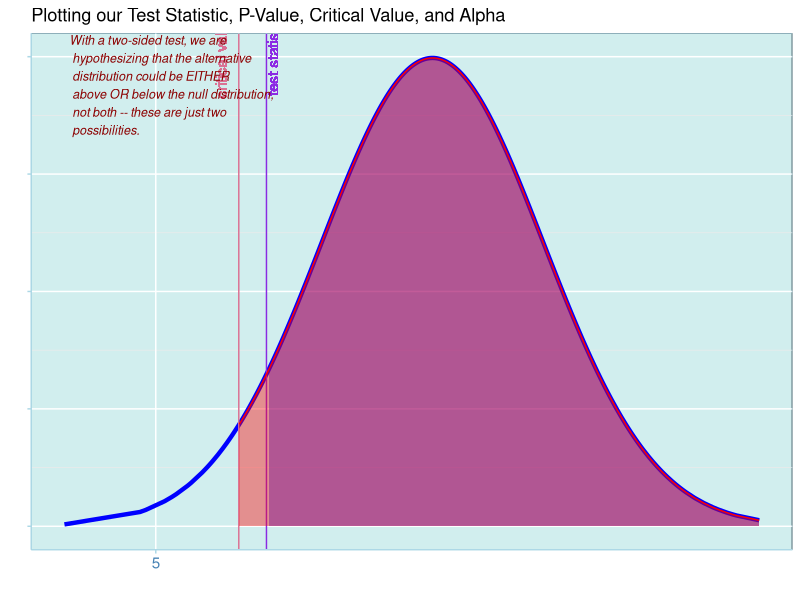

This figure's R source: (Note: this script raises an error after producing the figure.)
library(tidyverse)
library(dplyr)
library(grid)

nullvals <- rnorm(1000, 10, 2)
nulldens <- dnorm(nullvals, 10, 2)

nulldist <- data.frame(vals = nullvals, dens = nulldens)

altlessvals <- rnorm(1000, 2, 2)
altlessdens <- dnorm(altlessvals, 2, 2)
altlessdist <- data.frame(vals = altlessvals, dens = altlessdens)

altmorevals <- rnorm(1000, 8, 2)
altmoredens <- dnorm(altmorevals, 8, 2)
altmoredist <- data.frame(vals = altmorevals, dens = altmoredens)

plotdata <- data.frame(nullvals = nulldist$vals, nulldens = nulldist$dens, altlessvals = altlessdist$vals, altlessdens = altlessdist$dens, altmorevals = altmoredist$vals, altmoredens = altmoredist$dens)


theme_bluewhite <- function (base_size = 11, base_family = "") {
  theme_bw() %+replace% 
    theme(
      panel.grid.major  = element_line(color = "white"),
      panel.background = element_rect(fill = "lightcyan2"),
      panel.border = element_rect(color = "lightblue", fill = NA),
      axis.line = element_line(color = "lightblue"),
      axis.ticks = element_line(color = "lightblue"),
      axis.text = element_text(color = "steelblue")
    )
}

funcShaded <- function(x){
  y <- dnorm(x, mean = 5, sd = 2)
  y[x < 6.5] <- NA
  return(y)
}

funcShaded2 <- function(x){
  y <- dnorm(x, mean = 5, sd = 2)
  y[x < 7] <- NA
  return(y)
}
grob <- grobTree(textGrob("With a two-sided test, we are \n hypothesizing that the alternative \n distribution could be EITHER \n above OR below the null distribution, \n not both -- these are just two \n possibilities.", x=0.05,  y=0.90, hjust=0,
                          gp=gpar(col="darkred", fontsize=9, fontface="italic")))

ggplot(data = plotdata, aes(x = nullvals, y = nulldens)) +
  geom_line(col = "blue", size = 1.5) +
  labs(title = "Plotting our Test Statistic, P-Value, Critical Value, and Alpha", x = "", y = "") +
  scale_x_discrete(limits = c(5)) +
  theme_bluewhite() +
  theme(axis.text.y = element_blank()) +
  geom_vline(xintercept = 7, color = "blueviolet") +
  geom_vline(xintercept = 6.5, color = "palevioletred") +
  geom_area(data = subset(plotdata, nullvals > 7), colour = "blue", fill = "blue",  alpha = 0.4)+
  geom_area(data = subset(plotdata, nullvals > 6.5), colour = "red", fill = "red", alpha = 0.4)+
  geom_text(aes(x=7, label="test statistic", y=0.2), colour="blueviolet", angle=90, vjust = 1, text=element_text(size=11))+
  geom_text(aes(x=6.5, label="critical value", y=0.2), colour="palevioletred", angle=90, vjust = -1, text=element_text(size=11)) +
  annotation_custom(grob)

geom_ribbon(aes(ymin = min(size), ymax = max(size), fill = 'dfg', color = 'dfg'), alpha = 0.2) + 
  geom_area(aes(fill = 'abc', color = 'abc'), alpha = 0.2)
            
scale_color_manual(name="Distribution",
                     breaks = c("Null Distribution", "Alternative Distribution"),
                     values = c("Null Distribution" = "blue", "Alternative Distribution" = "red")) +
  scale_linetype_manual(breaks = c("Null Distribution", "Alternative Distribution"),
                        values = c("Null Distribution" = "solid", "Alternative Distribution" = "dashed"))



altmean <- sample(c(7, 9), 2)
altvals <- rnorm(20, altmean, 2)
sampmean <- mean(altvals)
sampsd <- sd(altvals)

tstat <- (sampmean - 8) / (sampsd / sqrt(20))
if(tstat < 0){
pval <- pt(tstat, 19)
} else{
  pval <- pt(tstat, 19, lower.tail = FALSE)
}
critval1 <- qt(0.05/2, 19)
critval2 <- qt(0.05/2, 19, lower.tail = FALSE)
if(tstat < 0){
  tpos <- qnorm(pval, 8, 1)
} else{
tpos <- qnorm(pval, 8, 1, lower.tail = FALSE)
}
critpos1 <- qnorm(0.05/2, 8, 1)
critpos2 <- qnorm(0.05/2, 8, 1, lower.tail = FALSE)

tvals <- rt(1000, 19)
tdens <- dt(tvals, 19)

tdist <- data.frame(tvals = tvals, tdens = tdens)

ggplot(data = tdist, aes(x = tvals, y = tdens)) +
  geom_line(col = "black", size = 1.5) +
  labs(title = "T-Distribution: Plotting the Test Statistic, P-Value, Critical Value, and Alpha", x = "", y = "") +
  scale_x_discrete(limits = c(0)) +
  theme_bluewhite() +
  theme(axis.text.y = element_blank()) +
  geom_vline(xintercept = tstat, color = "blueviolet", size = 1.5) +
  geom_vline(xintercept = critval1, color = "palevioletred", size = 1.5) +
  geom_vline(xintercept = critval2, color = "palevioletred", size = 1.5) +
  geom_area(data = subset(tdist, tvals > tstat), colour = "blue", fill = "blue",  alpha = 0.4)+
  geom_area(data = subset(tdist, tvals < critval1), colour = "red", fill = "red", alpha = 0.4)+
  geom_area(data = subset(tdist, tvals > critval2), colour = "red", fill = "red", alpha = 0.4)+
  geom_text(aes(x=tstat, label="test statistic", y=0.25), colour="blueviolet", angle=90, vjust = -1, size = 7)+
  geom_text(aes(x=critval1, label="critical value", y=0.25, size = 20), colour="palevioletred", angle=90, vjust = -1, size = 7) +
  geom_text(aes(x=critval2, label="critical value", y=0.25, size = 20), colour="palevioletred", angle=90, vjust = 1, size = 7)
